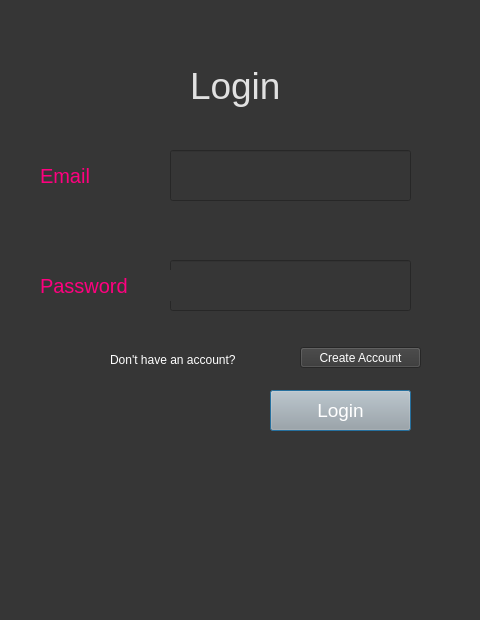
<?xml version="1.0" encoding="UTF-8"?>
<ui version="4.0">
 <class>Dialog</class>
 <widget class="QDialog" name="Dialog">
  <property name="windowModality">
   <enum>Qt::WindowModal</enum>
  </property>
  <property name="geometry">
   <rect>
    <x>0</x>
    <y>0</y>
    <width>480</width>
    <height>620</height>
   </rect>
  </property>
  <property name="windowTitle">
   <string>Dialog</string>
  </property>
  <property name="styleSheet">
   <string notr="true">background-color: rgb(54, 54, 54);</string>
  </property>
  <widget class="QLabel" name="label">
   <property name="geometry">
    <rect>
     <x>190</x>
     <y>50</y>
     <width>131</width>
     <height>71</height>
    </rect>
   </property>
   <property name="styleSheet">
    <string notr="true">color:rgb(225, 225, 225); font-size:28pt;</string>
   </property>
   <property name="text">
    <string>Login</string>
   </property>
  </widget>
  <widget class="QLabel" name="label_2">
   <property name="geometry">
    <rect>
     <x>40</x>
     <y>160</y>
     <width>101</width>
     <height>31</height>
    </rect>
   </property>
   <property name="styleSheet">
    <string notr="true">font-size:15pt; color:rgb(255, 0, 127)</string>
   </property>
   <property name="text">
    <string>Email</string>
   </property>
  </widget>
  <widget class="QLineEdit" name="email">
   <property name="geometry">
    <rect>
     <x>170</x>
     <y>150</y>
     <width>241</width>
     <height>51</height>
    </rect>
   </property>
   <property name="styleSheet">
    <string notr="true">font-size:14pt; color:rgb(243, 243, 243)</string>
   </property>
  </widget>
  <widget class="QLineEdit" name="password">
   <property name="geometry">
    <rect>
     <x>170</x>
     <y>260</y>
     <width>241</width>
     <height>51</height>
    </rect>
   </property>
   <property name="styleSheet">
    <string notr="true">font-size:14pt; color:rgb(243, 243, 243)</string>
   </property>
   <property name="text">
    <string/>
   </property>
  </widget>
  <widget class="QLabel" name="label_3">
   <property name="geometry">
    <rect>
     <x>40</x>
     <y>270</y>
     <width>131</width>
     <height>31</height>
    </rect>
   </property>
   <property name="styleSheet">
    <string notr="true">font-size:15pt; color:rgb(255, 0, 127)</string>
   </property>
   <property name="text">
    <string>Password</string>
   </property>
  </widget>
  <widget class="QPushButton" name="loginbutton">
   <property name="geometry">
    <rect>
     <x>270</x>
     <y>390</y>
     <width>141</width>
     <height>41</height>
    </rect>
   </property>
   <property name="styleSheet">
    <string notr="true">background-color: rgb(167, 168, 167); font-size:14pt; color:rgb(255, 255, 255)</string>
   </property>
   <property name="text">
    <string>Login</string>
   </property>
  </widget>
  <widget class="QLabel" name="label_4">
   <property name="geometry">
    <rect>
     <x>110</x>
     <y>350</y>
     <width>181</width>
     <height>20</height>
    </rect>
   </property>
   <property name="styleSheet">
    <string notr="true">color:rgb(255, 255, 255)</string>
   </property>
   <property name="text">
    <string>Don't have an account?</string>
   </property>
  </widget>
  <widget class="QPushButton" name="createaccbutton">
   <property name="geometry">
    <rect>
     <x>300</x>
     <y>347</y>
     <width>121</width>
     <height>21</height>
    </rect>
   </property>
   <property name="styleSheet">
    <string notr="true">color:rgb(255, 255, 255)</string>
   </property>
   <property name="text">
    <string>Create Account</string>
   </property>
  </widget>
 </widget>
 <resources/>
 <connections/>
</ui>
